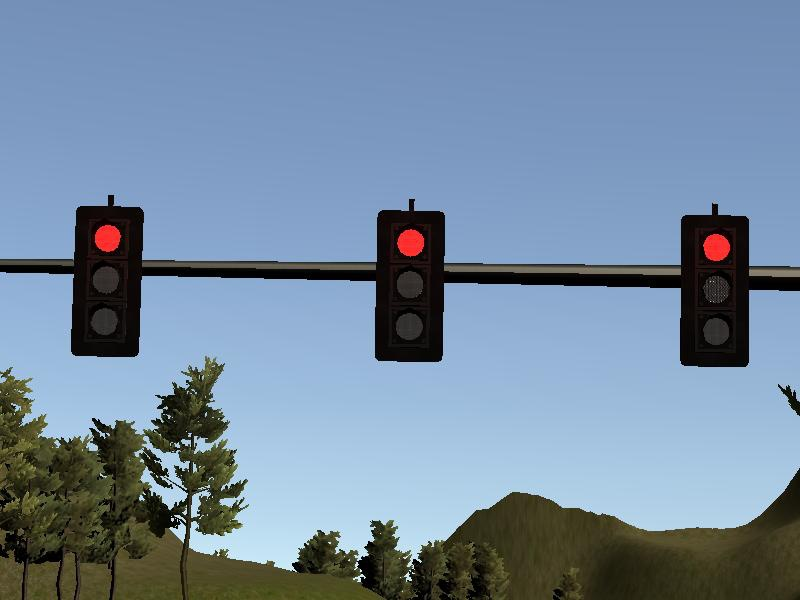
#> input picture traffic lighgt/left0027.jpg, 800 x 600 px
$ jupyter execute Untitled.ipynb   (older library calls are emulated)
#> lines starting #> are read from the running program, lines starting #| are printed output that depends on the picture; after the words box and inside, x2 and y2 are one past the last pixel; in counts of white or black regions, pixels touching at a corner belong together; long printed decimals are rounded
[cell 1]
import cv2
import numpy as np
import time


def process(path):
     # 根据路径读取一张图片
#> called with path = 'left0027.jpg'
    start=time.clock()
    image = cv2.imread(path)
#> image is the input picture: shape (600, 800, 3); mean B, G, R 158.8, 137.2, 116.4
    shapes=image.shape
#> shapes = (600, 800, 3)
    print('shapes',shapes)
#| shapes (600, 800, 3)
    # 剪切有效区域 ：判断图片的大小，是否需要裁剪
    images_size=[shapes[0],shapes[1]]
#> images_size = [600, 800]
    images_size=np.min(images_size)
#> images_size = 600
    if images_size > 1000:
        image=image[0:int(1/3*shapes[1]),int(1/12*shapes[0]):int(11/12*shapes[1]),:]
    elif images_size > 800:
        image=image[int(1/6*shapes[1]):int(5/6*shapes[1]),int(1/12*shapes[0]):int(11/12*shapes[1]),:]
    else:
        image=image
#     cv2.imshow('image',image)
    # 计算有效区域的面积
    shapes=image.shape
    propotion=image.shape[0]*image.shape[1]
#> propotion = 480000
     # BGR转HSV
    hsv = cv2.cvtColor(image, cv2.COLOR_BGR2HSV)
#> hsv: shape (600, 800, 3); mean H, S, V 88, 94.6, 164.9
    #保留底片
    origin_copy=image.copy()
    return hsv,propotion,shapes,origin_copy


# 绿色的范围
def getGreen(image):
    lower_green = np.array([45, 70, 100])
    upper_green = np.array([85, 255, 255])
    return {'green':getRange(image,lower_green,upper_green)}

# 红色的范围
def getRed(image):
    low_red = np.array([0, 100, 80])
    high_red = np.array([8, 255, 255])
    return {'red':getRange(image,low_red,high_red)}

# 绿色的范围
def getYellow(image):
    low_yellow = np.array([10, 100, 220])
    high_yellow = np.array([45, 255, 255])
    return {'yellow':getRange(image,low_yellow,high_yellow)}

def getRange(image,low,high):
# cv2.inRange函数设阈值，去除背景部分
    mask = cv2.inRange(image, low, high)
    return mask

def deNoise(img):
    erode=cv2.erode(img,(100,100),iterations=4)
#降噪（模糊处理用来减少瑕疵点）
    blur = cv2.blur(erode, (5,5))
# 膨胀
    dilate=cv2.dilate(blur,(100,100),iterations=4)
# 边缘检测
    canny = cv2.Canny(dilate, 150, 240)
    kernel = cv2.getStructuringElement(cv2.MORPH_ELLIPSE, (10, 10))
# 闭操作
    closed = cv2.morphologyEx(canny, cv2.MORPH_CLOSE, kernel)
#     cv2.imshow('closed',closed)
    return closed

def getPositions(img,propotion,shapes,origin_copy):
    ret,thresh = cv2.threshold(img,127,255,0)
    tmp,contours,hierarchy=cv2.findContours(thresh,1,2)
    print('contours:',len(contours))
    area_list=[]
    order=0
#有效交通灯的比例
    if contours :
        for i in range(len(contours)):
            if cv2.contourArea(contours[i])/propotion >0.0002 and cv2.contourArea(contours[i])/propotion < 0.1:
                area_list.append((i,cv2.contourArea(contours[i])))
# 画最小外接矩形
                rect=cv2.minAreaRect(contours[i])
                box=np.int0(cv2.boxPoints(rect))
# #用红色在原图画出所有ROI区域
                cv2.drawContours(origin_copy,[box],-1,(0,0,255),2)

# 所有的ROI区域就是按从大到小开始排序的
        print('area_list',area_list)
# 求所有ROI区域中的中位数
        order=int(np.ceil((len(area_list))/2))
        print('order:',order)
        if order>0:
            cnt=contours[order]

#按最小面积计算 HSV的坐标
            x,y,w,h=cv2.boundingRect(cnt)
            cv2.rectangle(origin_copy,(x,y),(x+w,y+h),(0,255,0),2)
            y0=int(y-h)
            y1=int(y+h)
            x0=int(x-w)
            x1=int(x+w)
            if y0 <0:
                y0=0
            if y1>shapes[0]:
                y1=shapes[0]
            if x0<0:
                x0=0
            if x1>shapes[1]:
                x1=shapes[1]
#             cv2.imshow('res',origin_copy)
            return [y0,y1,x0,x1]
        else:
            return 0
    else:
        return 0


def main(path):
    start=time.clock()
    hsv,propotion,shapes,origin_copy=process(path)
#> propotion = 480000; shapes = (600, 800, 3)
    colors=[]
    colors.append(getGreen(hsv))
#> in getRange, `mask = cv2.inRange(image, low, high)`:
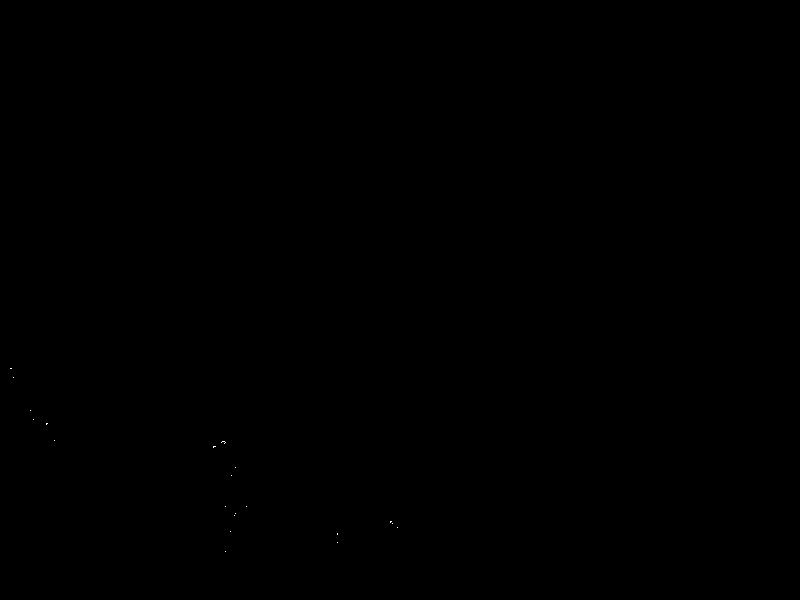
#> mask: shape (600, 800); 0.01% white in thin lines or dots, all inside (x1, y1, x2, y2) = (10, 368, 398, 552)
    colors.append(getRed(hsv))
#> in getRange (call 2), `mask = cv2.inRange(image, low, high)`:
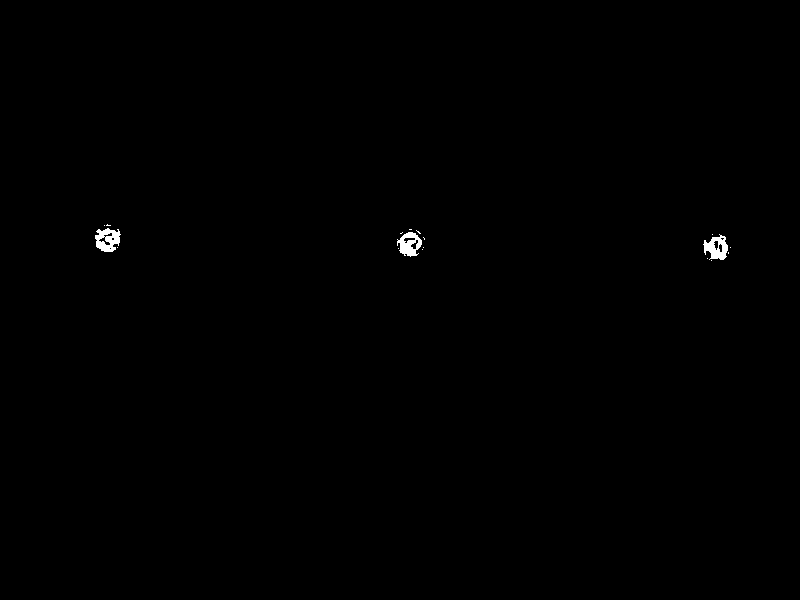
#> mask: shape (600, 800); 0.25% white; 18 white regions (15 under 20 px), largest, box (x1, y1, x2, y2) and area: (95, 228, 121, 252) 409, (703, 234, 728, 260) 382, (397, 232, 422, 257) 370
    colors.append(getYellow(hsv))
#> in getRange (call 3), `mask = cv2.inRange(image, low, high)`: mask: shape (600, 800); every value is 0
    # 节省时间复杂度

    areas=[]
    sumResult=0
    _max={'color':0}
    for i in range(len(colors)):
        closed = deNoise(list(colors[i].values())[0])
        coordinate = getPositions(closed,propotion,shapes,origin_copy)
        if isinstance(coordinate,list):
            print('coordinate',coordinate)
            HSV=origin_copy[coordinate[0]:coordinate[1],coordinate[2]:coordinate[3],:]
            HSV = cv2.cvtColor(HSV, cv2.COLOR_BGR2HSV)
            H, S, V = cv2.split(HSV)
            v = np.mean(V)
            areas.append((list(colors[i].keys())[0],v))
        else:
            areas.append((list(colors[i].keys())[0],0))
#> this loop made 3 passes
#> (order in getPositions, x in getPositions, y in getPositions, w in getPositions, h in getPositions) on pass 2: (2, 96, 232, 26, 26)
#> (order in getPositions, coordinate) on passes 1, 3: (0, 0), (0, 0)
#| contours: 0
#| contours: 3
#| area_list [(0, 470.0), (1, 466.0), (2, 477.0)]
#| order: 2
#| coordinate [206, 258, 70, 122]
#| contours: 0
#> pass 2, in deNoise (call 2), `erode=cv2.erode(img,(100,100),iterations=4)`:
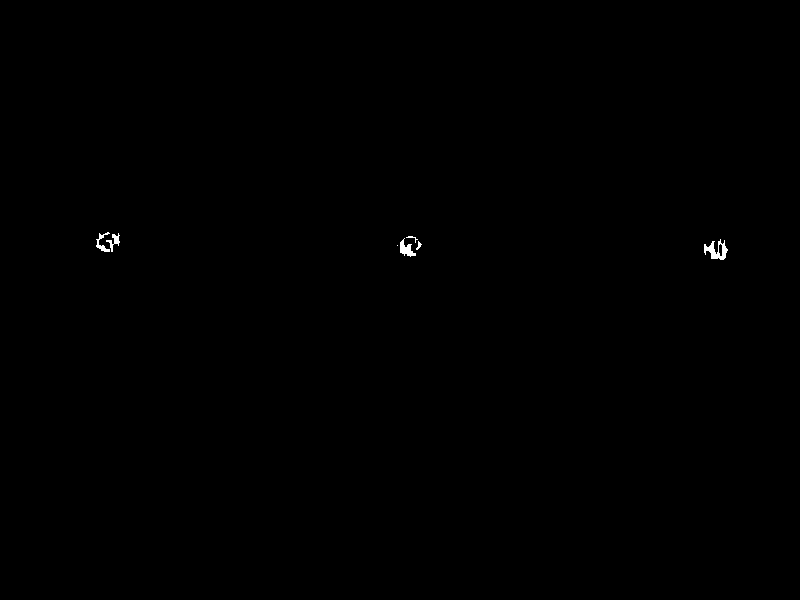
#> erode: shape (600, 800); 0.13% white; 7 white regions (1 under 20 px), largest, box (x1, y1, x2, y2) and area: (704, 239, 728, 260) 242, (400, 238, 416, 257) 146, (96, 232, 110, 252) 102, (106, 233, 120, 252) 97, (416, 241, 422, 250) 24, (406, 236, 418, 243) 22
#> pass 2, in deNoise (call 2), `canny = cv2.Canny(dilate, 150, 240)`:
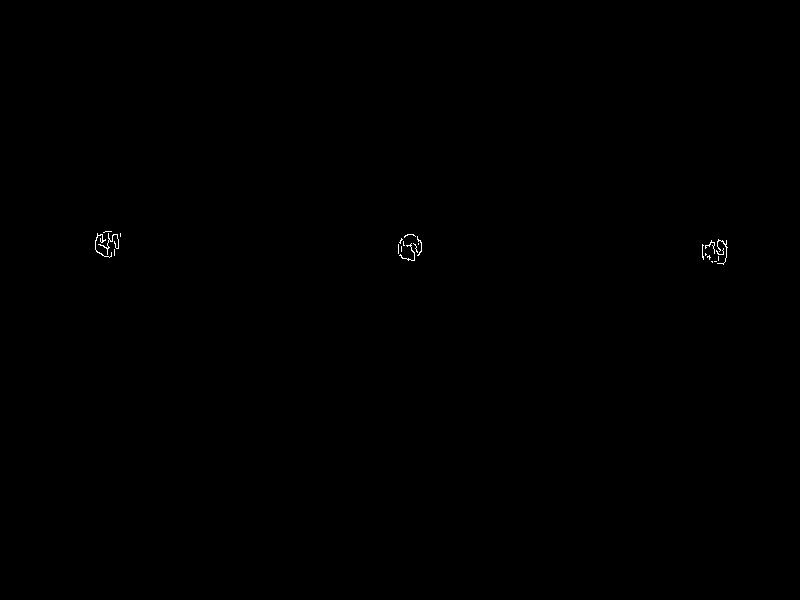
#> canny: shape (600, 800); 0.1% white in thin lines or dots, all inside (x1, y1, x2, y2) = (95, 231, 728, 265)
#> after the loop: HSV: shape (52, 52, 3); mean H, S, V 48.9, 173.4, 102.8
#> after the loop:
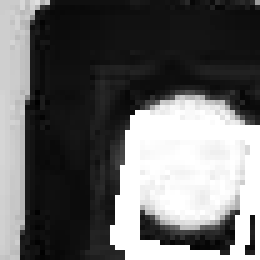
#> V: shape (52, 52) (shown 5 times larger); min 0, max 255, mean 102.8
#> after the loop, areas = [('green', 0), ('red', 102.8), ('yellow', 0)]

    # 按颜色值的大小排序
    areas=sorted(areas,key=lambda x : (x[1]),reverse=True)
#> areas = [('red', 102.8), ('green', 0), ('yellow', 0)]
    print(areas)
#| [('red', 102.847), ('green', 0), ('yellow', 0)]
    print(_max)
    ended=time.clock()
    print('total:',ended-start)
    if int(areas[0][1]) != 0:
        print('The current color is:',areas[0][0])
#| The current color is: red
    else:
        print('没有交通灯')
    cv2.waitKey(0)
    cv2.destroyAllWindows()


if __name__=='__main__':
    path="left0027.jpg"
    main(path)
